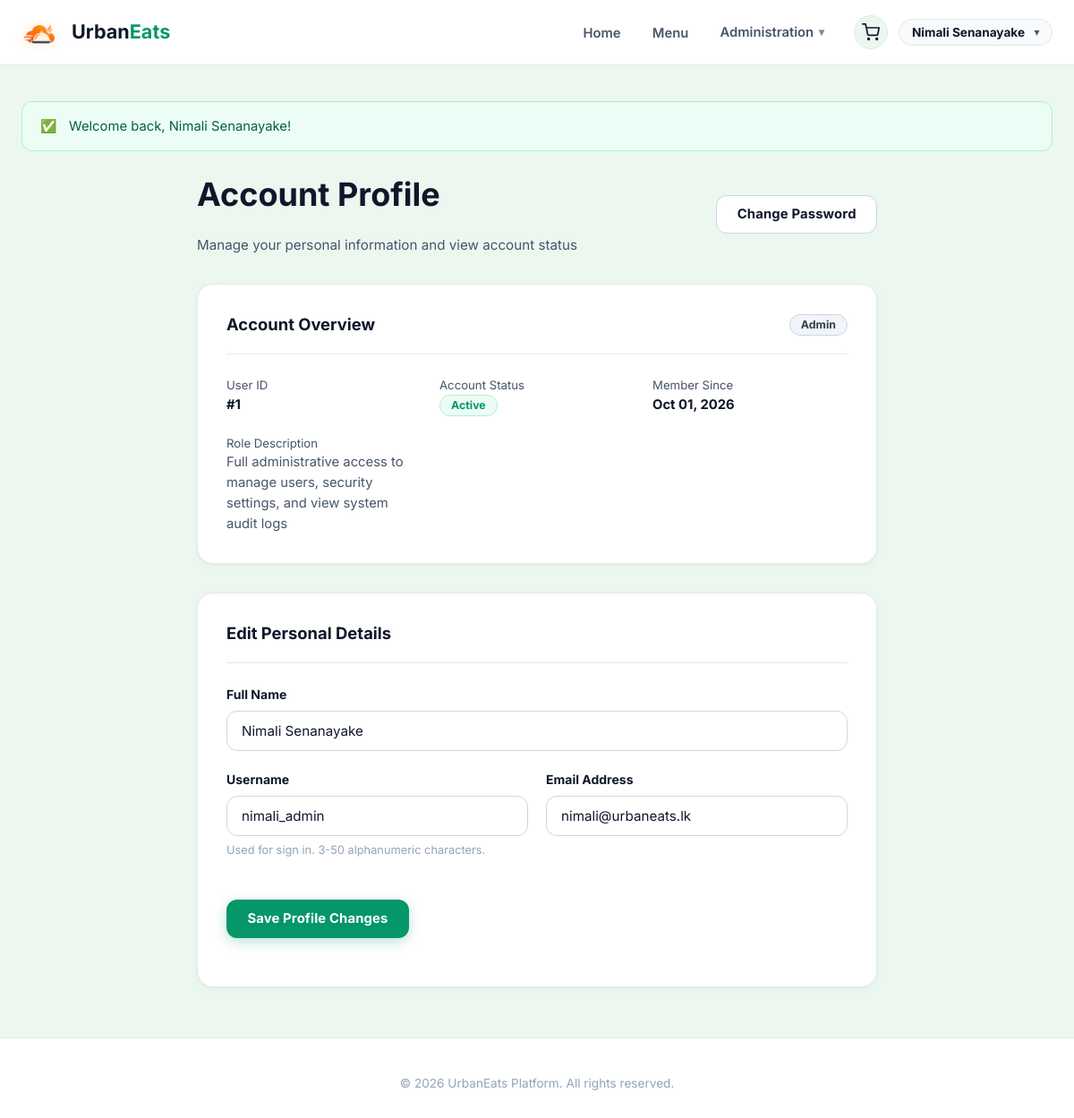
The app's page /public/auth/profile.php (signed in) with its own data.
### tables this page shows
CREATE TABLE `users` (
  `user_id` BIGINT UNSIGNED NOT NULL AUTO_INCREMENT,
  `role_id` TINYINT UNSIGNED NOT NULL,
  `full_name` VARCHAR(100) NOT NULL,
  `username` VARCHAR(50) NOT NULL,
  `email` VARCHAR(120) NOT NULL,
  `password_hash` VARCHAR(255) NOT NULL,
  `is_active` TINYINT(1) NOT NULL DEFAULT 1 COMMENT '1 = Active, 0 = Deactivated/Suspended',
  `created_at` TIMESTAMP NOT NULL DEFAULT CURRENT_TIMESTAMP,
  `updated_at` TIMESTAMP NOT NULL DEFAULT CURRENT_TIMESTAMP ON UPDATE CURRENT_TIMESTAMP,
  PRIMARY KEY (`user_id`),
  UNIQUE KEY `uk_users_username` (`username`),
  UNIQUE KEY `uk_users_email` (`email`),
  KEY `idx_users_role_id` (`role_id`),
  KEY `idx_users_is_active` (`is_active`),
  KEY `idx_users_created_at` (`created_at`),
  CONSTRAINT `fk_users_role` FOREIGN KEY (`role_id`)
    REFERENCES `roles` (`role_id`)
    ON UPDATE CASCADE
    ON DELETE RESTRICT
);

CREATE TABLE `roles` (
  `role_id` TINYINT UNSIGNED NOT NULL AUTO_INCREMENT,
  `role_name` VARCHAR(30) NOT NULL,
  `role_description` VARCHAR(255) NOT NULL,
  `created_at` TIMESTAMP NOT NULL DEFAULT CURRENT_TIMESTAMP,
  PRIMARY KEY (`role_id`),
  UNIQUE KEY `uk_roles_name` (`role_name`)
);

### config/db.php (called while the page is built, shortened)
<?php
class Database
{
    private static ?array $config = null;
    public static function loadConfig(): array
    {
        if (self::$config !== null) {
            return self::$config;
        }
        $baseDir = dirname(__DIR__);
        $localConfig = $baseDir . '/config/config.local.php';
        $mainConfig  = $baseDir . '/config/config.php';
        $sampleConfig = $baseDir . '/config/config.sample.php';
        if (file_exists($localConfig)) {
            self::$config = require $localConfig;
        } elseif (file_exists($mainConfig)) {
            self::$config = require $mainConfig;
        } elseif (file_exists($sampleConfig)) {
            self::$config = require $sampleConfig;
        } else {
            throw new RuntimeException('No configuration file found in config directory.');
        }
        return self::$config;
    }
}

### includes/functions.php (called while the page is built, shortened)
<?php
function e(mixed $value): string
{
    return htmlspecialchars((string)($value ?? ''), ENT_QUOTES | ENT_SUBSTITUTE, 'UTF-8');
}
function get_flash_messages(): array
{
    $messages = $_SESSION['flash_messages'] ?? [];
    return is_array($messages) ? $messages : [];
}
function base_url(string $path = ''): string
{
    static $cachedBase = null;
    if ($cachedBase === null) {
        if (class_exists('Database')) {
            try {
                $config = Database::loadConfig();
                if (!empty($config['app']['url'])) {
                    $cachedBase = rtrim($config['app']['url'], '/');
                }
            } catch (Throwable) {
            }
        }
    }
    $path = ltrim($path, '/');
    return $path === '' ? $cachedBase : "{$cachedBase}/{$path}";
}

### includes/auth.php (called while the page is built, shortened)
<?php
function is_logged_in(): bool
{
    return !empty($_SESSION['user_id']) && is_numeric($_SESSION['user_id']);
}
function current_user_id(): ?int
{
    return is_logged_in() ? (int)$_SESSION['user_id'] : null;
}
function current_user_role(): ?string
{
    return $_SESSION['role'] ?? null;
}
function current_user(): ?array
{
    static $cachedUser = null;
    if ($cachedUser !== null) {
        return $cachedUser;
    }
    try {
        $pdo = get_db_connection();
        $stmt = $pdo->prepare(
            'SELECT u.user_id, u.role_id, u.full_name, u.username, u.email, u.is_active, u.created_at, u.updated_at,
                    r.role_name, r.role_description
             FROM users u
             INNER JOIN roles r ON u.role_id = r.role_id
             WHERE u.user_id = :id
             LIMIT 1'
        );
        $stmt->execute([':id' => current_user_id()]);
        $cachedUser = $stmt->fetch() ?: null;
        return $cachedUser;
    } catch (Throwable $e) {
        error_log('Failed fetching current_user: ' . $e->getMessage());
        return null;
    }
}

### public/auth/profile.php (the view, shortened to what this page needs)
<?php
$user = current_user();
$fullName = $user['full_name'];
$username = $user['username'];
$email    = $user['email'];
require_once dirname(__DIR__, 2) . '/includes/header.php';
?>
<div style="max-width: 760px; margin: 0 auto;">
    <div class="page-header">
        <div class="page-title">
            <h1>Account Profile</h1>
            <p class="page-subtitle">Manage your personal information and view account status</p>
        </div>
        <a href="<?= base_url('auth/change-password.php') ?>" class="btn btn-outline">
            Change Password
        </a>
    </div>
    <div class="card" style="margin-bottom: 2rem;">
        <div class="card-header">
            <h2 style="font-size: 1.15rem; margin: 0;">Account Overview</h2>
            <span class="badge badge-<?= e($user['role_name']) ?>">
                <?= e(str_replace('_', ' ', (string)$user['role_name'])) ?>
            </span>
        </div>
        <div style="display: grid; grid-template-columns: repeat(auto-fit, minmax(200px, 1fr)); gap: 1.25rem; font-size: 0.925rem;">
            <div>
                <span style="color: var(--text-muted); font-size: 0.825rem; display: block;">User ID</span>
                <strong>#<?= (int)$user['user_id'] ?></strong>
            </div>
            <div>
                <span style="color: var(--text-muted); font-size: 0.825rem; display: block;">Account Status</span>
                <?php if ((int)$user['is_active'] === 1): ?>
                    <span class="badge badge-active">Active</span>
                <?php else: ?>
                    <span class="badge badge-inactive">Suspended</span>
                <?php endif; ?>
            </div>
            <div>
                <span style="color: var(--text-muted); font-size: 0.825rem; display: block;">Member Since</span>
                <strong><?= date('M d, Y', strtotime($user['created_at'])) ?></strong>
            </div>
            <div>
                <span style="color: var(--text-muted); font-size: 0.825rem; display: block;">Role Description</span>
                <span style="color: var(--text-muted);"><?= e($user['role_description']) ?></span>
            </div>
        </div>
    </div>
    <div class="card">
        <div class="card-header">
            <h2 style="font-size: 1.15rem; margin: 0;">Edit Personal Details</h2>
        </div>
        <form action="<?= base_url('auth/profile.php') ?>" method="POST" novalidate>
            <div class="form-group">
                <label for="full_name" class="form-label">Full Name</label>
                <input type="text"
                       id="full_name"
                       name="full_name"
                       class="form-control <?= isset($errors['full_name']) ? 'is-invalid' : '' ?>"
                       value="<?= e($fullName) ?>"
                       required>
            </div>
            <div class="form-row">
                <div class="form-group">
                    <label for="username" class="form-label">Username</label>
                    <input type="text"
                           id="username"
                           name="username"
                           class="form-control <?= isset($errors['username']) ? 'is-invalid' : '' ?>"
                           value="<?= e($username) ?>"
                           required>
                    <div class="form-text">Used for sign in. 3-50 alphanumeric characters.</div>
                </div>
                <div class="form-group">
                    <label for="email" class="form-label">Email Address</label>
                    <input type="email"
                           id="email"
                           name="email"
                           class="form-control <?= isset($errors['email']) ? 'is-invalid' : '' ?>"
                           value="<?= e($email) ?>"
                           required>
                </div>
            </div>
            <div class="form-group" style="margin-top: 1.5rem;">
                <button type="submit" class="btn btn-primary">
                    Save Profile Changes
                </button>
            </div>
        </form>
    </div>
</div>
<?php require_once dirname(__DIR__, 2) . '/includes/footer.php'; ?>

### includes/header.php (shortened to what this page needs)
<?php
$currentUser = current_user();
$currentRole = current_user_role();
$currentScript = $_SERVER['SCRIPT_NAME'] ?? '';
$isHome = str_ends_with($currentScript, 'index.php') && !str_contains($currentScript, '/admin/') && !str_contains($currentScript, '/menu/');
$isMenu = str_contains($currentScript, '/menu/index.php') || str_contains($currentScript, '/menu/detail.php');
$isAdmin = str_contains($currentScript, '/admin/');
$isKitchen = str_contains($currentScript, '/menu/manage.php') || str_contains($currentScript, '/menu/stock.php') || str_contains($currentScript, '/menu/categories.php') || str_contains($currentScript, '/menu/dish-form.php');
$cartCount = 0;
?>
<!DOCTYPE html>
<html lang="en">
<head>
    <link rel="stylesheet" href="<?= base_url('css/style.css') ?>">
</head>
<body>
<header class="site-header">
    <div class="container header-inner">
        <a href="<?= base_url('index.php') ?>" class="brand" aria-label="UrbanEats Home">
            <img src="<?= base_url('images/logo.png') ?>" alt="UrbanEats Logo" class="brand-logo-img">
            <span>Urban<span class="brand-highlight">Eats</span></span>
        </a>
        <div class="header-right">
            <nav>
                <ul class="nav-links" id="mainNav">
                    <li><a href="<?= base_url('index.php') ?>" class="nav-link <?= $isHome ? 'active' : '' ?>">Home</a></li>
                    <li><a href="<?= base_url('menu/index.php') ?>" class="nav-link <?= $isMenu ? 'active' : '' ?>">Menu</a></li>
                    <?php if (is_logged_in()): ?>
                        <?php if ($currentRole === 'admin'): ?>
                            <li class="nav-item-dropdown">
                                <a href="<?= base_url('admin/index.php') ?>" class="nav-link nav-dropdown-toggle <?= ($isAdmin || $isKitchen) ? 'active' : '' ?>">
                                    <span>Administration</span>
                                    <span class="nav-caret">▾</span>
                                </a>
                            </li>
                        <?php endif; ?>
                    <?php endif; ?>
                </ul>
            </nav>
            <div class="nav-actions">
                <?php if (is_logged_in() && $currentUser): ?>
                    <a href="<?= base_url('orders/cart.php') ?>" class="nav-cart-btn" aria-label="Shopping Cart (<?= $cartCount ?> items)" title="View Shopping Cart">
                    </a>
                    <div class="user-profile-menu">
                        <button type="button" class="user-badge-nav user-dropdown-btn" id="userMenuBtn" aria-haspopup="true" aria-expanded="false" title="Account settings">
                            <span class="user-name"><?= e(!empty($currentUser['full_name']) ? $currentUser['full_name'] : $currentUser['username']) ?></span>
                            <span class="dropdown-caret">▾</span>
                        </button>
                    </div>
                <?php else: ?>
                    <a href="<?= base_url('auth/login.php') ?>" class="btn btn-outline btn-sm">Sign In</a>
                    <a href="<?= base_url('auth/register.php') ?>" class="btn btn-primary btn-sm">Create Account</a>
                <?php endif; ?>
            </div>
        </div>
    </div>
</header>
<main class="main-content">
    <div class="container">
        <?php
        $flashMessages = get_flash_messages();
        if (!empty($flashMessages)):
            foreach ($flashMessages as $flash):
                $alertClass = 'alert-' . e($flash['type']);
                $icon = match ($flash['type']) {
                    'success' => '✅',
                    'danger'  => '⚠️',
                    'warning' => '⚡',
                    default   => 'ℹ️',
                };
        ?>
            <div class="alert <?= $alertClass ?>" role="alert">
                <span><?= $icon ?></span>
                <div><?= e($flash['message']) ?></div>
            </div>
        <?php
            endforeach;
        endif;
        ?>

### records on screen
users: full_name "Nimali Senanayake", role.role_name "Admin", user_id "1", created_at "Oct 01, 2026", role.role_description "Full administrative access to manage users, security settings, and view system audit logs", username "nimali_admin", email "nimali@urbaneats.lk"

### other values on screen
$icon "✅"
$flash['message'] "Welcome back, Nimali Senanayake!"
